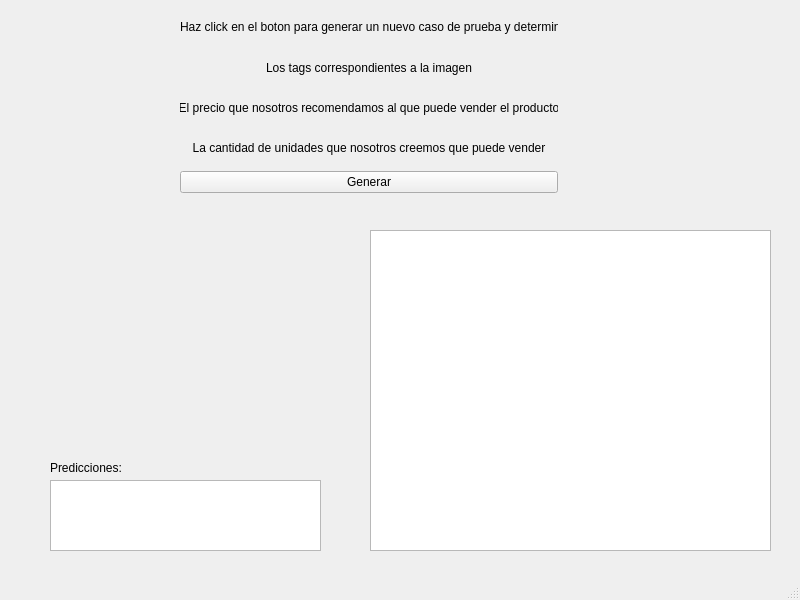
<?xml version="1.0" encoding="UTF-8"?>
<ui version="4.0">
 <class>MainWindow</class>
 <widget class="QMainWindow" name="MainWindow">
  <property name="geometry">
   <rect>
    <x>0</x>
    <y>0</y>
    <width>800</width>
    <height>600</height>
   </rect>
  </property>
  <property name="windowTitle">
   <string>MainWindow</string>
  </property>
  <widget class="QWidget" name="centralwidget">
   <widget class="QLabel" name="label_5">
    <property name="geometry">
     <rect>
      <x>90</x>
      <y>230</y>
      <width>201</width>
      <height>221</height>
     </rect>
    </property>
    <property name="baseSize">
     <size>
      <width>30</width>
      <height>30</height>
     </size>
    </property>
    <property name="text">
     <string>&lt;html&gt;&lt;head/&gt;&lt;body&gt;&lt;p&gt;&lt;img src=&quot;:/images/Images/5a3e27622b0a1c693c87e849-medium.jpg&quot;/&gt;&lt;/p&gt;&lt;/body&gt;&lt;/html&gt;</string>
    </property>
   </widget>
   <widget class="QPlainTextEdit" name="plainTextEdit">
    <property name="geometry">
     <rect>
      <x>370</x>
      <y>230</y>
      <width>401</width>
      <height>321</height>
     </rect>
    </property>
   </widget>
   <widget class="QPlainTextEdit" name="plainTextEdit_2">
    <property name="geometry">
     <rect>
      <x>50</x>
      <y>480</y>
      <width>271</width>
      <height>71</height>
     </rect>
    </property>
   </widget>
   <widget class="QLabel" name="label_6">
    <property name="geometry">
     <rect>
      <x>50</x>
      <y>460</y>
      <width>71</width>
      <height>16</height>
     </rect>
    </property>
    <property name="text">
     <string>Predicciones:</string>
    </property>
   </widget>
   <widget class="QWidget" name="">
    <property name="geometry">
     <rect>
      <x>180</x>
      <y>10</y>
      <width>378</width>
      <height>183</height>
     </rect>
    </property>
    <layout class="QVBoxLayout" name="verticalLayout">
     <item>
      <widget class="QLabel" name="label">
       <property name="text">
        <string>Haz click en el boton para generar un nuevo caso de prueba y determinar:</string>
       </property>
       <property name="margin">
        <number>10</number>
       </property>
      </widget>
     </item>
     <item>
      <widget class="QLabel" name="label_3">
       <property name="text">
        <string>Los tags correspondientes a la imagen</string>
       </property>
       <property name="alignment">
        <set>Qt::AlignCenter</set>
       </property>
       <property name="margin">
        <number>10</number>
       </property>
      </widget>
     </item>
     <item>
      <widget class="QLabel" name="label_2">
       <property name="text">
        <string>El precio que nosotros recomendamos al que puede vender el producto</string>
       </property>
       <property name="alignment">
        <set>Qt::AlignCenter</set>
       </property>
       <property name="margin">
        <number>10</number>
       </property>
      </widget>
     </item>
     <item>
      <widget class="QLabel" name="label_4">
       <property name="text">
        <string>La cantidad de unidades que nosotros creemos que puede vender</string>
       </property>
       <property name="alignment">
        <set>Qt::AlignCenter</set>
       </property>
       <property name="margin">
        <number>10</number>
       </property>
      </widget>
     </item>
     <item>
      <layout class="QHBoxLayout" name="horizontalLayout">
       <item>
        <widget class="QPushButton" name="pushButton">
         <property name="text">
          <string>Generar</string>
         </property>
        </widget>
       </item>
      </layout>
     </item>
    </layout>
   </widget>
  </widget>
  <widget class="QMenuBar" name="menubar">
   <property name="geometry">
    <rect>
     <x>0</x>
     <y>0</y>
     <width>800</width>
     <height>21</height>
    </rect>
   </property>
  </widget>
  <widget class="QStatusBar" name="statusbar"/>
 </widget>
 <resources>
  <include location="../Resources/resources.qrc"/>
 </resources>
 <connections/>
</ui>
